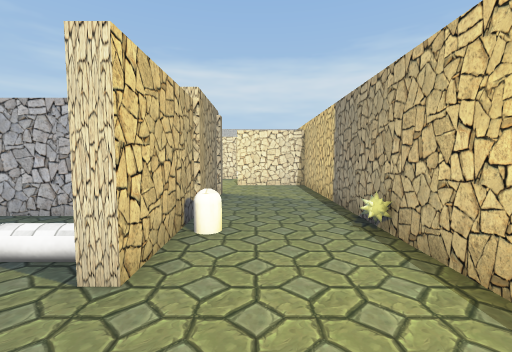
View 1 (above)

24 first-person views from a walk through a 3-D level made in the Unity game engine. The camera is 1.3 m above the floor, tilts 4° down and sees 90° across. The floor is counted in squares, 1 m on a side. Each view is taken from the middle of a square. On the plan, view 1 faces up. The plan holds only what a view shows up to about 13 squares ahead; the rest is blank. The place goes on beyond the plan. The player is left out. Some animated figures are left out. Some surface patterns are stand-ins.

View 2
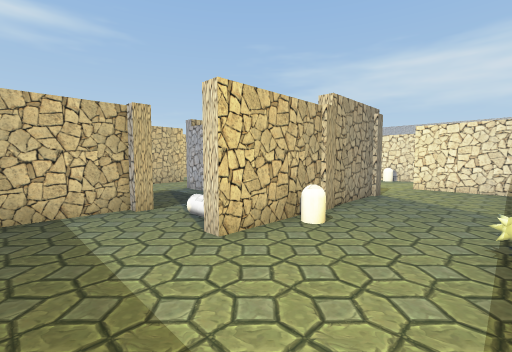

View 3
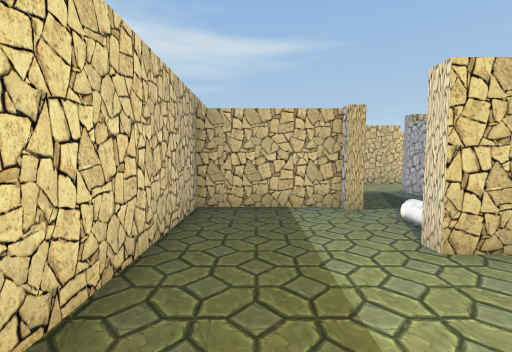

View 4
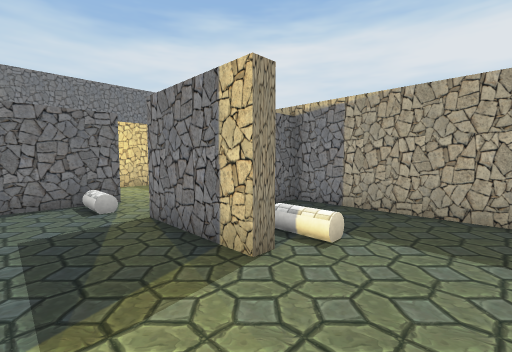

View 5
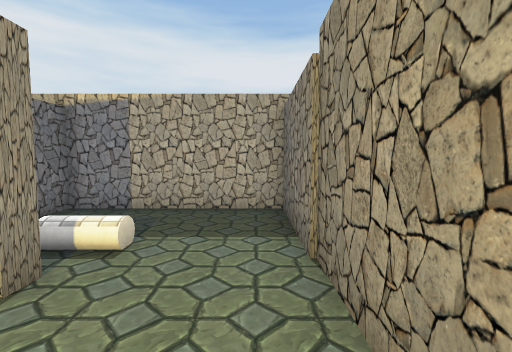

View 6
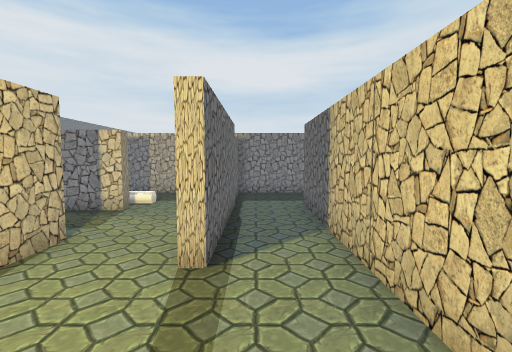

View 7
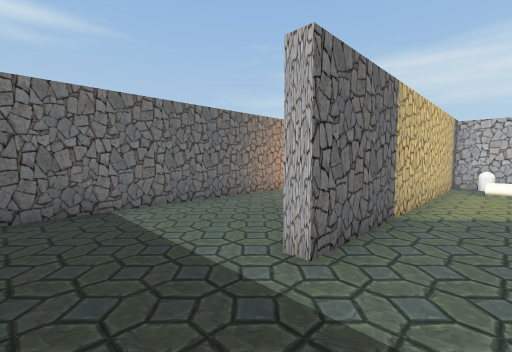

View 8
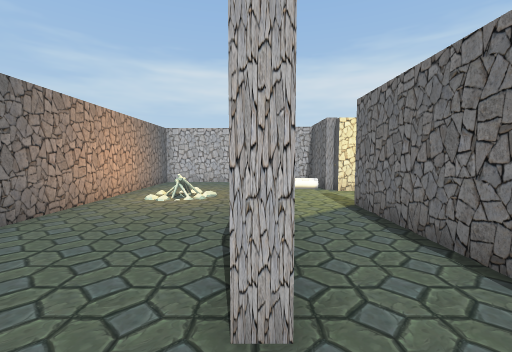

View 9
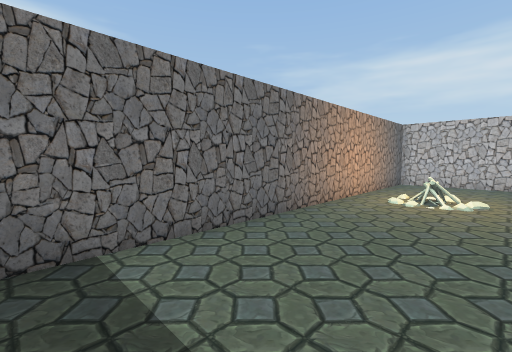

View 10
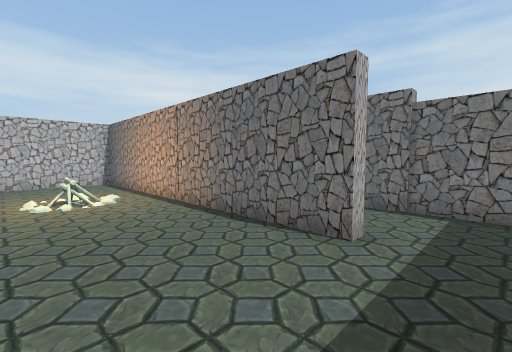

View 11
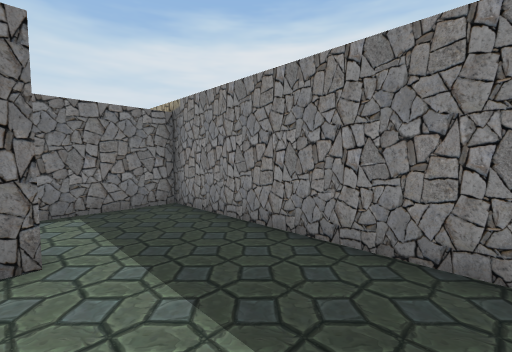

View 12
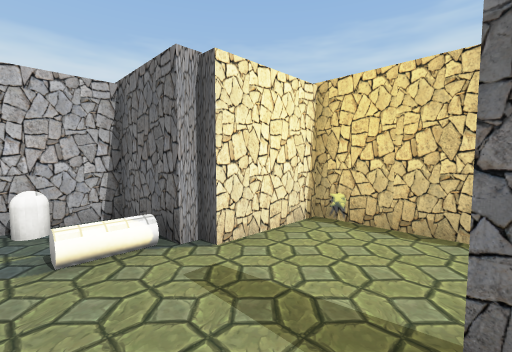

View 13
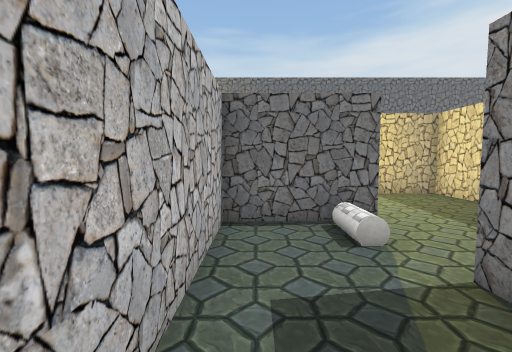

View 14
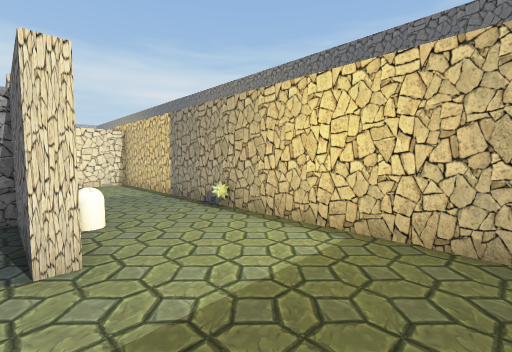

View 15
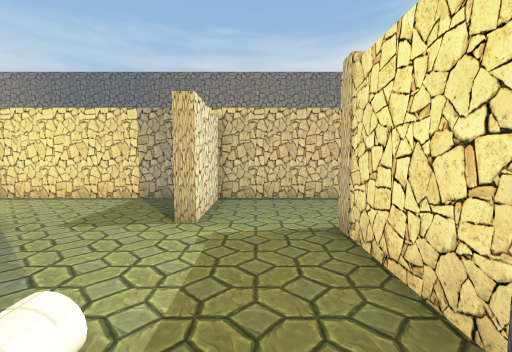

View 16
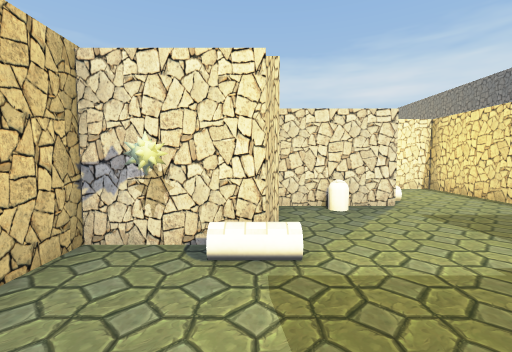

View 17
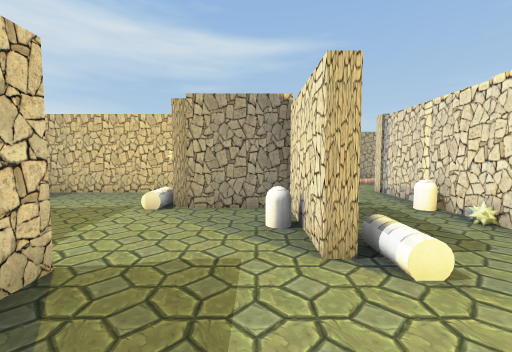

View 18
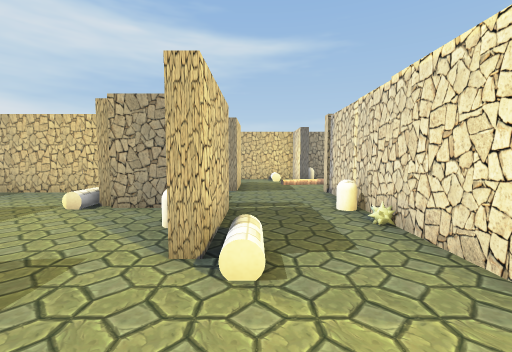

View 19
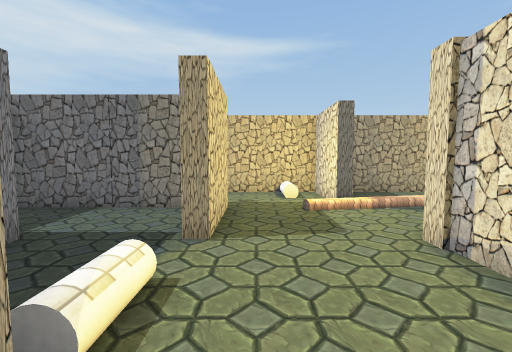

View 20
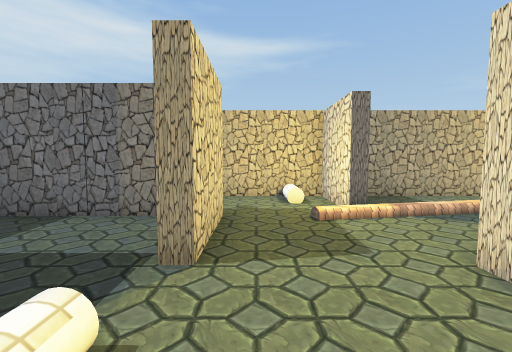

View 21
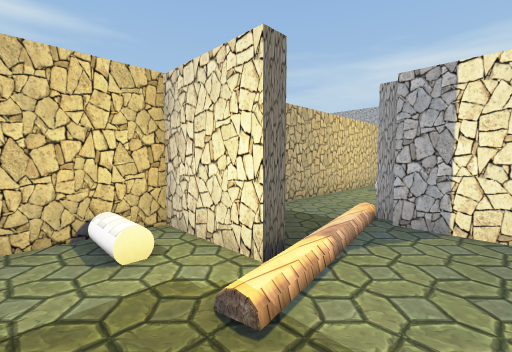

View 22
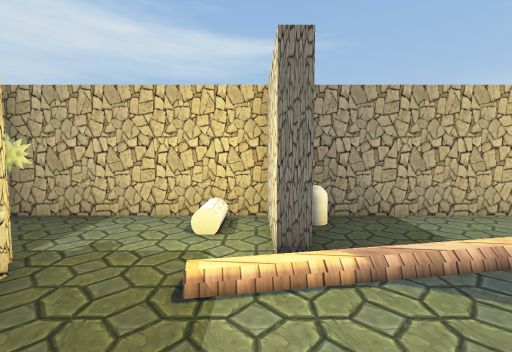

View 23
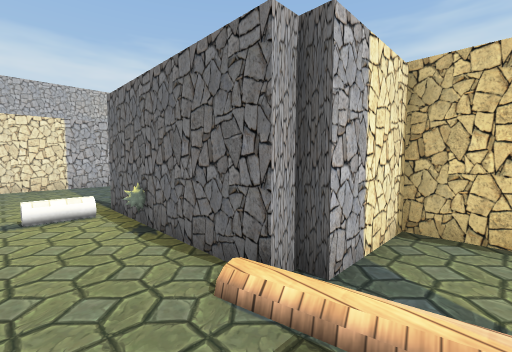

View 24
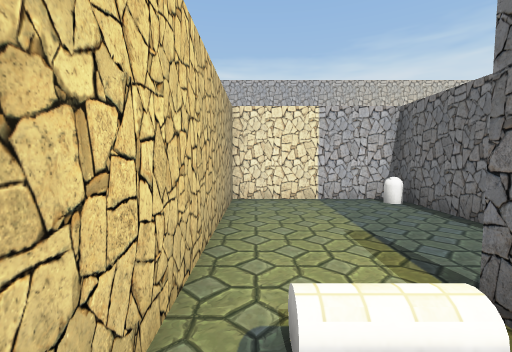

### Floor plan
Ten units are one square. View 1 is at (0, 0); x grows to the right and y downward. Boxes are objects, and circles mark ways between rooms. Rooms are numbered by the first view taken in them; rooms with no view inside come last. Other rooms are left out.
<svg viewBox="-193 -346 223 367">
<path fill="none" stroke="#000" d="M-44 -27 -44 -22M-47 -24 -47 16 23 16 23 -122 -9 -122M-14 -94 -14 -25 -18 -25 -18 -35M-77 -22 -77 -27 -44 -27M-108 -71 -108 16 -52 16 -52 5M-18 -35 -18 -57 -80 -57 -80 -76M-108 -101 -108 -105 -112 -105 -112 -130 -137 -130 -137 -17 -142 -17 -142 -139 -188 -139 -188 11M-181 16 -112 16 -112 -71 -108 -71M-45 -163 -14 -163 -14 -159 -47 -159 -47 -128 -76 -128 -76 -71M-108 -151 -108 -105M-109 -163 -80 -163 -80 -158M-80 -209 -80 -223 -106 -223 -106 -227 -110 -227 -110 -283M-111 -198 -111 -193M-9 -122 -9 -127 -2 -127M-45 -94 -14 -94M23 -144 23 -197 -81 -197M-137 -284 -137 -203M-85 -309 -85 -341 -137 -341 -137 -284M-111 -193 -137 -193 -137 -134M-85 -101 -108 -101M-80 -76 -80 -95"/>
<rect x="-15" y="-55" width="10" height="10" fill="#bbb"><title>capsule</title></rect>
<rect x="15" y="-45" width="10" height="10" fill="#bbb"><title>other object</title></rect>
<rect x="-175" y="-95" width="10" height="10" fill="#bbb"><title>campfire</title></rect>
<rect x="-135" y="-135" width="10" height="10" fill="#bbb"><title>capsule</title></rect>
<rect x="-135" y="-205" width="10" height="10" fill="#bbb"><title>capsule</title></rect>
<rect x="-115" y="-265" width="10" height="10" fill="#bbb"><title>other object</title></rect>
<rect x="-85" y="-105" width="10" height="10" fill="#bbb"><title>other object</title></rect>
<rect x="-65" y="-125" width="10" height="10" fill="#bbb"><title>other object</title></rect>
<rect x="-45" y="-195" width="10" height="10" fill="#bbb"><title>capsule</title></rect>
<rect x="-35" y="-155" width="10" height="10" fill="#bbb"><title>capsule</title></rect>
<rect x="-95" y="-335" width="10" height="10" fill="#bbb"><title>capsule</title></rect>
<rect x="-125" y="-155" width="10" height="10" fill="#bbb"><title>other object</title></rect>
<circle cx="-35" cy="-35" r="3" fill="#2a7"/>
<circle cx="-10" cy="-110" r="3" fill="#2a7"/>
<circle cx="-95" cy="-65" r="3" fill="#2a7"/>
<circle cx="-110" cy="-85" r="3" fill="#2a7"/>
<circle cx="-125" cy="-275" r="3" fill="#2a7"/>
<circle cx="-110" cy="-175" r="3" fill="#2a7"/>
<text x="0" y="-40">1</text>
<text x="-80" y="-30">2</text>
<text x="-150" y="-60">3</text>
<text x="-60" y="-160">4</text>
<text x="-110" y="-310">5</text>
<text x="-130" y="-160">6</text>
<text x="-100" y="-90">7</text>
</svg>
Room 1 opens to room 2. Room 1 opens to room 4. Room 2 opens to room 7. Room 3 opens to room 7. Room 4 opens to room 5. Room 4 opens to room 6.

Where each view was taken, in squares from view 1:
view 1: 0 up, 0 right, facing up
view 2: 0 up, 2 right, facing up-left
view 3: 0 up, 2 right, facing left
view 4: 5 up, 10 left, facing down-right
view 5: 5 up, 10 left, facing down
view 6: 11 up, 12 left, facing down
view 7: 1 down, 12 left, facing up-left
view 8: 0 up, 14 left, facing up
view 9: 0 up, 15 left, facing up-left
view 10: 0 up, 18 left, facing up-right
view 11: 2 up, 18 left, facing down-right
view 12: 7 up, 13 left, facing up-right
view 13: 5 up, 7 left, facing right
view 14: 1 down, 2 left, facing up-right
view 15: 11 up, 6 left, facing right
view 16: 9 up, 5 left, facing up
view 17: 15 up, 2 right, facing left
view 18: 17 up, 2 right, facing left
view 19: 17 up, 4 left, facing left
view 20: 17 up, 5 left, facing left
view 21: 17 up, 9 left, facing up-left
view 22: 19 up, 8 left, facing left
view 23: 21 up, 13 left, facing up-right
view 24: 26 up, 13 left, facing up
